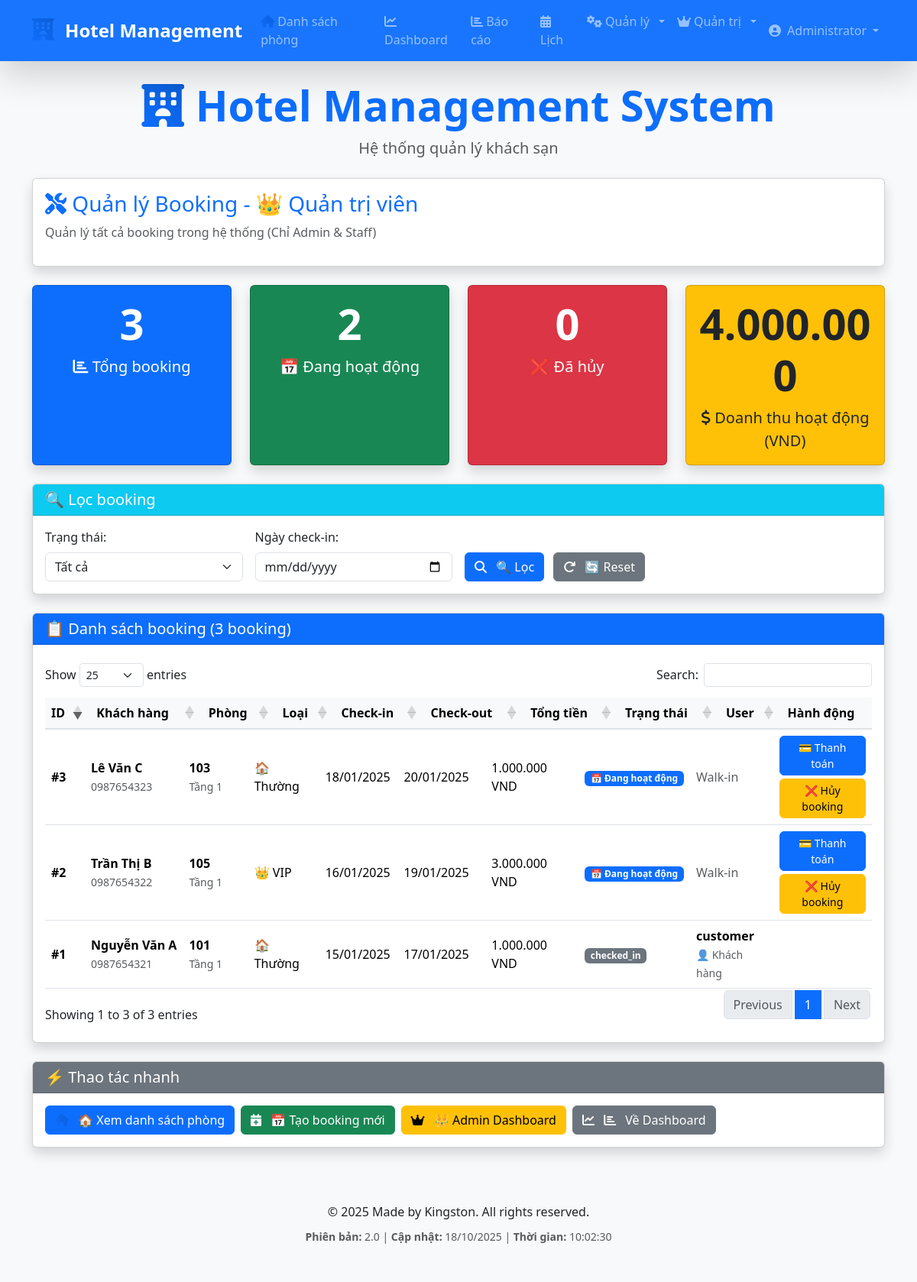
The app's page /manage_bookings.php (signed in), older data.
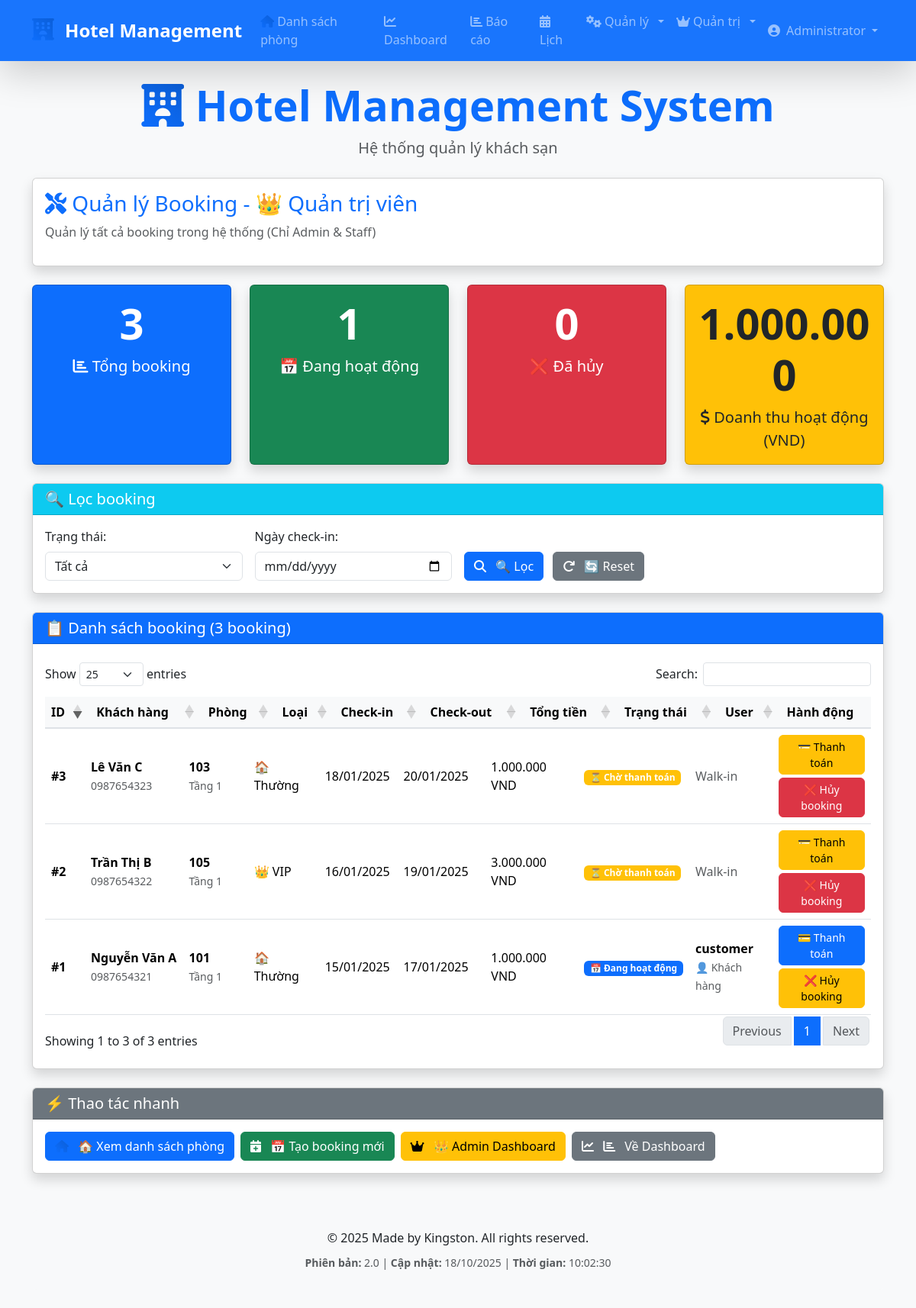
The same page, newer data.
### tables this page shows
CREATE TABLE bookings (
    id INT AUTO_INCREMENT PRIMARY KEY,
    guest_id INT NOT NULL,
    room_id INT NOT NULL,
    checkin DATE NOT NULL,
    checkout DATE NOT NULL,
    total_price DECIMAL(10,2) NOT NULL,
    status ENUM('pending_payment', 'booked', 'checked_in', 'checked_out', 'completed', 'cancelled', 'early_checkout') DEFAULT 'pending_payment',
    payment_status ENUM('unpaid', 'paid', 'partial', 'refunded') DEFAULT 'unpaid',
    created_at TIMESTAMP DEFAULT CURRENT_TIMESTAMP,
    updated_at TIMESTAMP DEFAULT CURRENT_TIMESTAMP ON UPDATE CURRENT_TIMESTAMP,
    FOREIGN KEY (guest_id) REFERENCES guests(id) ON DELETE CASCADE,
    FOREIGN KEY (room_id) REFERENCES rooms(id) ON DELETE CASCADE
);

CREATE TABLE guests (
    id INT AUTO_INCREMENT PRIMARY KEY,
    user_id INT NULL,
    name VARCHAR(100) NOT NULL,
    phone VARCHAR(20),
    email VARCHAR(100),
    id_card VARCHAR(20),
    address TEXT,
    created_at TIMESTAMP DEFAULT CURRENT_TIMESTAMP,
    FOREIGN KEY (user_id) REFERENCES users(id) ON DELETE SET NULL
);

CREATE TABLE rooms (
    id INT AUTO_INCREMENT PRIMARY KEY,
    room_number VARCHAR(10) UNIQUE NOT NULL,
    type ENUM('VIP', 'Thường') DEFAULT 'Thường',
    floor INT NOT NULL,
    price DECIMAL(10,2) NOT NULL,
    price_per_night DECIMAL(10,2) NOT NULL,   
    status ENUM('available', 'booked', 'occupied', 'cleaning', 'maintenance') DEFAULT 'available',
    amenities TEXT,
    created_at TIMESTAMP DEFAULT CURRENT_TIMESTAMP
);

CREATE TABLE users (
    id INT AUTO_INCREMENT PRIMARY KEY,
    username VARCHAR(50) UNIQUE NOT NULL,
    password VARCHAR(255) NOT NULL,
    full_name VARCHAR(100) NOT NULL,
    email VARCHAR(100) UNIQUE NOT NULL,
    phone VARCHAR(20),
    role ENUM('admin', 'staff', 'customer') DEFAULT 'customer',
    status ENUM('active', 'inactive') DEFAULT 'active',
    created_at TIMESTAMP DEFAULT CURRENT_TIMESTAMP,
    last_login TIMESTAMP NULL
);

### auth/auth_functions.php (called while the page is built, shortened)
<?php
function getUserRole() {
    return $_SESSION['role'] ?? null;
}
function getRoleDisplayName($role) {
    switch ($role) {
        case 'admin':
            return '👑 Quản trị viên';
        case 'customer':
            return '👤 Khách hàng';
    }
}
?>

### manage_bookings.php (the view, shortened to what the rows shown need)
<?php
include "db.php";
include "auth/auth_functions.php";
$where_conditions = [];
$where_clause = !empty($where_conditions) ? 'WHERE ' . implode(' AND ', $where_conditions) : '';
$bookings_query = "
    SELECT b.*, r.room_number, r.type as room_type, r.floor,
           g.name as guest_name, g.phone as guest_phone,
           u.username, u.role as user_role
    FROM bookings b
    JOIN rooms r ON b.room_id = r.id
    JOIN guests g ON b.guest_id = g.id
    LEFT JOIN users u ON g.user_id = u.id
    $where_clause
    ORDER BY b.id DESC
";
$bookings = $conn->query($bookings_query);
$stats = $conn->query("
    SELECT
        COUNT(*) as total_bookings,
        SUM(CASE WHEN status = 'booked' THEN 1 ELSE 0 END) as active_bookings,
        SUM(CASE WHEN status = 'cancelled' THEN 1 ELSE 0 END) as cancelled_bookings,
        SUM(CASE WHEN status = 'booked' THEN total_price ELSE 0 END) as active_revenue
    FROM bookings
")->fetch_assoc();
include "includes/header.php";
?>
<div class="card shadow mb-4">
    <div class="card-body">
        <h2 class="card-title fs-3 text-primary"><i class="fas fa-tools"></i> Quản lý Booking - <?php echo getRoleDisplayName(getUserRole()); ?></h2>
    </div>
</div>
<?php if ($bookings && $bookings->num_rows > 0): ?>
<div class="card shadow mb-4">
    <div class="card-body">
        <div class="table-responsive">
            <table id="manageBookingsTable" class="table table-hover w-100">
                <thead class="table-primary">
                    <tr>
                        <th>ID</th>
                        <th>Khách hàng</th>
                        <th>Phòng</th>
                        <th>Loại</th>
                        <th>Check-in</th>
                        <th>Check-out</th>
                        <th>Tổng tiền</th>
                        <th>Trạng thái</th>
                        <th>User</th>
                        <th>Hành động</th>
                    </tr>
                </thead>
                <tbody>
                    <?php while ($booking = $bookings->fetch_assoc()): ?>
                    <tr class="<?php echo $booking['status'] === 'cancelled' ? 'table-secondary' : ''; ?>">
                        <td><strong>#<?php echo $booking['id']; ?></strong></td>
                        <td>
                            <strong><?php echo htmlspecialchars($booking['guest_name']); ?></strong><br>
                            <small class="text-muted"><?php echo $booking['guest_phone']; ?></small>
                        </td>
                        <td>
                            <strong><?php echo $booking['room_number']; ?></strong><br>
                            <small class="text-muted">Tầng <?php echo $booking['floor']; ?></small>
                        </td>
                        <td>
                            <?php echo $booking['room_type'] === 'VIP' ? '👑 VIP' : '🏠 Thường'; ?>
                        </td>
                        <td><?php echo date('d/m/Y', strtotime($booking['checkin'])); ?></td>
                        <td><?php echo date('d/m/Y', strtotime($booking['checkout'])); ?></td>
                        <td><?php echo number_format($booking['total_price'], 0, ',', '.'); ?> VND</td>
                        <td>
                            <?php
                            switch ($booking['status']) {
                                case 'pending_payment':
                                    echo '<span class="badge bg-warning">⏳ Chờ thanh toán</span>';
                                    break;
                                case 'booked':
                                    echo '<span class="badge bg-primary">📅 Đang hoạt động</span>';
                                    break;
                                default:
                                    echo '<span class="badge bg-secondary">' . $booking['status'] . '</span>';
                            }
                            ?>
                        </td>
                        <td>
                            <?php if ($booking['username']): ?>
                                <strong><?php echo $booking['username']; ?></strong><br>
                                <small class="text-muted"><?php echo getRoleDisplayName($booking['user_role']); ?></small>
                            <?php else: ?>
                                <span class="text-muted">Walk-in</span>
                            <?php endif; ?>
                        </td>
                        <td>
                            <div class="d-flex flex-column gap-1">
                                <?php if ($booking['status'] === 'pending_payment'): ?>
                                    <a href="payment_form.php?booking_id=<?php echo $booking['id']; ?>"
                                       class="btn btn-warning btn-sm">
                                        💳 Thanh toán
                                    </a>
                                    <a href="cancel_booking.php?booking_id=<?php echo $booking['id']; ?>"
                                       class="btn btn-danger btn-sm">
                                        ❌ Hủy booking
                                    </a>
                                <?php elseif ($booking['status'] === 'booked'): ?>
                                    <a href="payment_form.php?booking_id=<?php echo $booking['id']; ?>"
                                       class="btn btn-primary btn-sm">
                                        💳 Thanh toán
                                    </a>
                                    <form method="POST" class="d-inline"
                                          onsubmit="return confirm('Bạn có chắc muốn HỦY booking #<?php echo $booking['id']; ?>?\n\nPhòng <?php echo $booking['room_number']; ?> sẽ trở về trạng thái trống.')">
                                        <button type="submit" name="cancel_booking"
                                                class="btn btn-warning btn-sm">
                                            ❌ Hủy booking
                                        </button>
                                    </form>
                                <?php endif; ?>
                            </div>
                        </td>
                    </tr>
                    <?php endwhile; ?>
                </tbody>
            </table>
        </div>
    </div>
</div>
<?php endif; ?>
<?php include "includes/footer.php"; ?>

Row changes from the older to the newer data that the page shows:
changed bookings "Lê Văn C": status "📅 Đang hoạt động" → "⏳ Chờ thanh toán"
changed bookings "Trần Thị B": status "📅 Đang hoạt động" → "⏳ Chờ thanh toán"
changed bookings "Nguyễn Văn A": status "checked_in" → (not shown); now shows "📅 Đang hoạt động 💳 Thanh toán ❌ Hủy booking"
Text that changed along with them:
$stats['active_bookings']: "2" → "1"
$stats['active_revenue']: "4.000.000" → "1.000.000"
